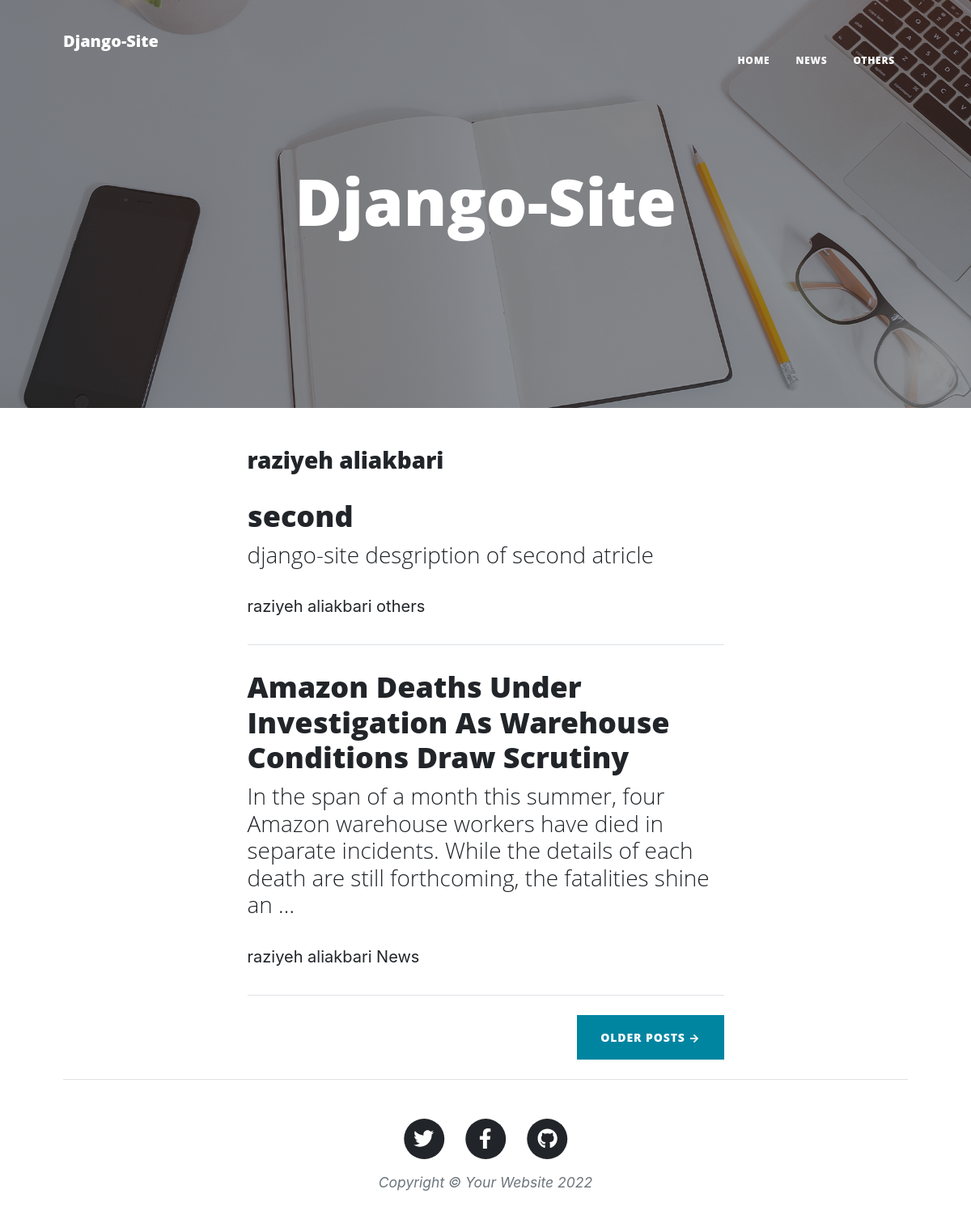
/author/Raziye, run on the app's committed database.
### blog/models.py (models this page shows, shortened)
class Category(models.Model):
    title=models.CharField(max_length=100 ,verbose_name ="عنوان دسته بندی")
    slug=models.SlugField(max_length=50,unique=True, verbose_name="ادرس دسته بندی")
    status=models.BooleanField(verbose_name="ایا ذخیره شود؟")
    parent =models.ForeignKey('self',default=None,null=True ,
    blank=True,on_delete=models.SET_NULL,related_name='children',verbose_name='زیر مجموعه')
    position =models.IntegerField(verbose_name="وضعیت")
    class Meta():
        verbose_name ="دسته بندی"
        verbose_name_plural ="دسته بندی ها"
        ordering=['parent__id','position']
    objects = CategoryManager()

class Article(models.Model):
    STATUS_CHOICES = (
        ('d','پیش نویس'),
        ('p','منتشر شده'),
    )
    author =models.ForeignKey(User,null=True,on_delete=models.SET_NULL,related_name='articles',verbose_name='نویسنده')
    title=models.CharField(max_length=100 ,verbose_name ="عنوان مقاله")
    slug=models.SlugField(max_length=50,unique=True, verbose_name="ادرس")
    category =models.ManyToManyField(Category,verbose_name="نوع دسته بندی",related_name="articles")
    descriptoin=models.TextField(verbose_name="توضیحات مقاله")
    thumnail=models.ImageField(upload_to='images', verbose_name="عکس مقاله")
    status=models.CharField(max_length=1,choices=STATUS_CHOICES,verbose_name="وضعیت مقاله")
    class Meta():
        verbose_name ="مقاله"
        verbose_name_plural ="مقالات"
    def Category_to_str(self):
        return ", ".join([category.title for category in self.category.active()])
    Category_to_str.short_description ="نوع دسته بندی"
    objects =ArticleManager()

### blog/views.py (the view)
# urls.py: path('author/<slug:username>',AuthorList.as_view(), name='author'),
class AuthorList(ListView):
    template_name= 'blog/author_list.html'
    paginate_by =2
    def get_queryset(self):
        global author
        username=self.kwargs.get('username')
        author=get_object_or_404(User, username=username )
        return author.articles.published()
    def get_context_data(self, **kwargs):
        context=super().get_context_data(**kwargs)
        context['author'] =author
        return context

### blog/models.py (called while the page is built)
    def published(self):
        return self.filter(status='p')

    def active(self):
        return self.filter(status=True)

### blog/templatetags/base_tages.py (called while the page is built)
@register.simple_tag
def title():
    return 'Django-Site'

@register.inclusion_tag("blog/partials/category_navbar.html")
def category_navbar():
    return { 'category' : Category.objects.filter(status=True)}

### templates/blog/author_list.html (shortened to what this page needs)
{% extends 'blog/list.html' %}
{% block header %}
     <h3 class="alret alret-primary">{{author.get_full_name}}</h3>
{% endblock %}
  {% block next_page_url %}
{% url 'blog:author' author.username page_obj.next_page_number %}{% endblock %}

### templates/blog/list.html (shortened to what this page needs)
{% extends 'blog/base.html' %}
{% load static %}
{% block main %}
<header class="masthead" style="background-image: url('{% static "blog\assets\img\home-bg.jpg" %}')">
   <div class="container position-relative px-4 px-lg-5">
       <div class="row gx-4 gx-lg-5 justify-content-center">
           <div class="col-md-10 col-lg-8 col-xl-7">
               <div class="site-heading">
                   <h1>Django-Site</h1>
               </div>
           </div>
       </div>
   </div>
</header>
<div class="container px-4 px-lg-5">
   <div class="row gx-4 gx-lg-5 justify-content-center">
       <div class="col-md-10 col-lg-8 col-xl-7">
        {% block header %}
        {% endblock %}
       {% for article in object_list %}
           <div class="post-preview">
               <a href="{% url 'blog:detail' article.slug %}">
                   <h2 class="post-title">{{article.title}}</h2>
                       <h3 class="post-subtitle">{{article.descriptoin|striptags|truncatewords:30}}</h3>
               </a>
               <p class="post-meta">
                   <div>
                     <a href="{% url 'blog:author' article.author %}">{{article.author.get_full_name}}</a>
                     {% for cat in article.category.active %}
                     <a href="{% url 'blog:category' cat.slug %}">{{cat.title}}
                     {% endfor %}
                     </a>
                    </div>
               </p>
           </div>
           <hr class="my-4" />
       {% endfor %}
       {% if is_paginated %}
       <div class="d-flex justify-content-end mb-4">
       {% if page_obj.has_next %}
         <a class="btn btn-primary text-uppercase" href="{% block next_page_url %}{% endblock %}">Older Posts &rarr;</a></div>
       {% endif %}
       {% endif %}
   </div>
</div>
{% endblock %}

### templates/blog/partials/category_navbar.html (shortened to what this page needs)
{% load base_tages %}
  <div class="collapse navbar-collapse navsub" id="navbarResponsive">
    <ul class="navbar-nav ms-auto py-4 py-lg-0">
        <li class="nav-item"><a class="nav-link px-lg-3 py-3 py-lg-4" href="{% url 'blog:home' %}">Home</a></li>
          {% for cat in category %}
          {% if cat.parent == None %}
             <ul class="navbar-nav ms-auto py-4 py-lg-0">
              <li class="nav-item"><a class="nav-link px-lg-3 py-3 py-lg-4" href="{% url 'blog:category' cat.slug %}">{{cat.title}}</a>
        </li>
            {% endif %}
            {% endfor %}
    </ul>
  </div>

### data on the page
Category: title "NEWS", title "News"
Category: title "OTHERS", title "others"
Article: title "second", descriptoin "django-site desgription of second atricle", author.get_full_name "raziyeh aliakbari"
Article: title "Amazon Deaths Under Investigation As Warehouse Conditions Draw Scrutiny", descriptoin "In the span of a month this summer, four Amazon warehouse workers have died in separate incidents. While the details of each death are still forthcoming, the fatalities shine an …", author.get_full_name "raziyeh aliakbari"

### other printed values
{{ author.get_full_name }} "raziyeh aliakbari"
